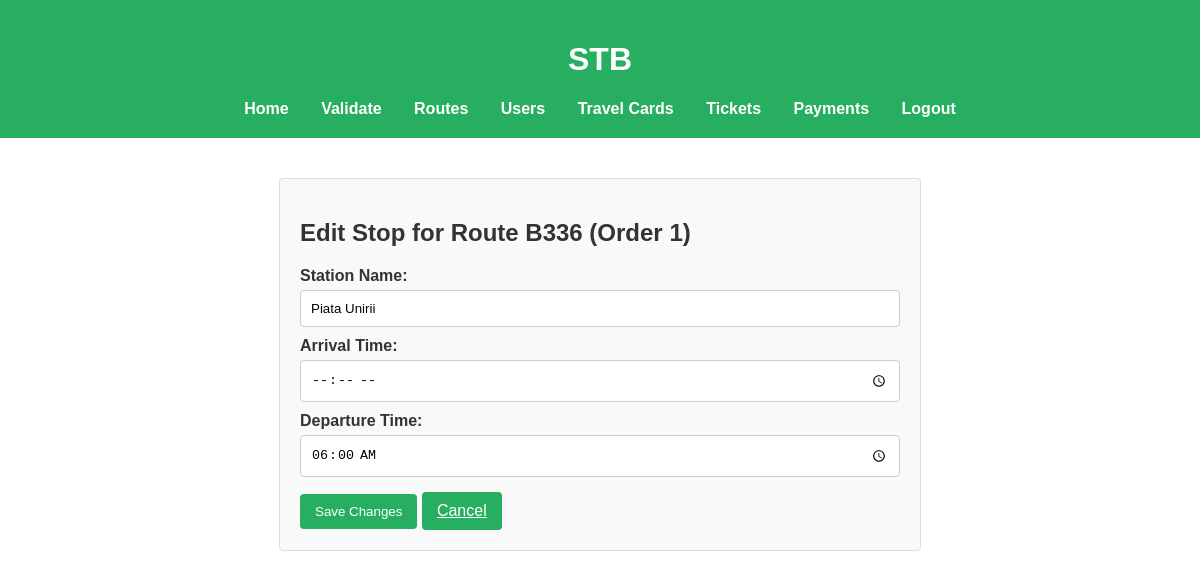
The app's page /admin/edit_stop/B336/1 (signed in) with its own data.
### tables this page shows
CREATE TABLE route_stations (
  route_id       VARCHAR(10)  REFERENCES routes(route_id),
  station_order  INT          NOT NULL,
  station_name   VARCHAR(50)  NOT NULL,
  arrival_time   TIME,
  departure_time TIME,
  PRIMARY KEY (route_id, station_order)
);

### app.py (the view, shortened to what this page needs)
@app.route('/admin/edit_stop/<route_id>/<int:station_order>', methods=['GET', 'POST'])
def admin_edit_stop(route_id, station_order):
    if 'user_id' not in session or not session.get('is_admin'):
        return redirect(url_for('admin_login'))
    with db.engine.connect() as conn:
        stop = conn.execute(
            text("SELECT * FROM route_stations WHERE route_id = :route_id AND station_order = :station_order"),
            {"route_id": route_id, "station_order": station_order}
        ).fetchone()
        if not stop:
            flash('Stop not found.', 'error')
            return redirect(url_for('admin_routes'))
    return render_template('admin_edit_stop.html', stop=stop)

### templates/admin_edit_stop.html (shortened to what this page needs)
{% extends "base.html" %}
{% block content %}
  <h2>Edit Stop for Route {{ stop['route_id'] }} (Order {{ stop['station_order'] }})</h2>
  <form method="post">
    <label>Station Name:</label>
    <input type="text" name="station_name" value="{{ stop['station_name'] }}" required><br>
    <label>Arrival Time:</label>
    <input type="time" name="arrival_time" value="{{ stop['arrival_time'] }}"><br>
    <label>Departure Time:</label>
    <input type="time" name="departure_time" value="{{ stop['departure_time'] }}"><br>
    <button type="submit" class="btn">Save Changes</button>
    <a href="{{ url_for('admin_routes') }}" class="btn">Cancel</a>
  </form>
{% endblock %}

### static/css/style.css (style rules this page uses)
body { font-family: Arial, sans-serif; background-color: #ffffff; color: #333; margin: 0; padding: 0; }
form label { display: block; margin-top: 10px; font-weight: bold; }
input, textarea, select { width: 100%; padding: 10px; margin-top: 5px; border: 1px solid #ccc; border-radius: 4px; box-sizing: border-box; }
.btn { display: inline-block; padding: 10px 15px; margin-top: 15px; background-color: #27ae60; color: #fff; border: none; border-radius: 4px; cursor: pointer; }

### records on screen
route_stations: route_id "B336", station_order "1", station_name "Piata Unirii", departure_time "06:00"
